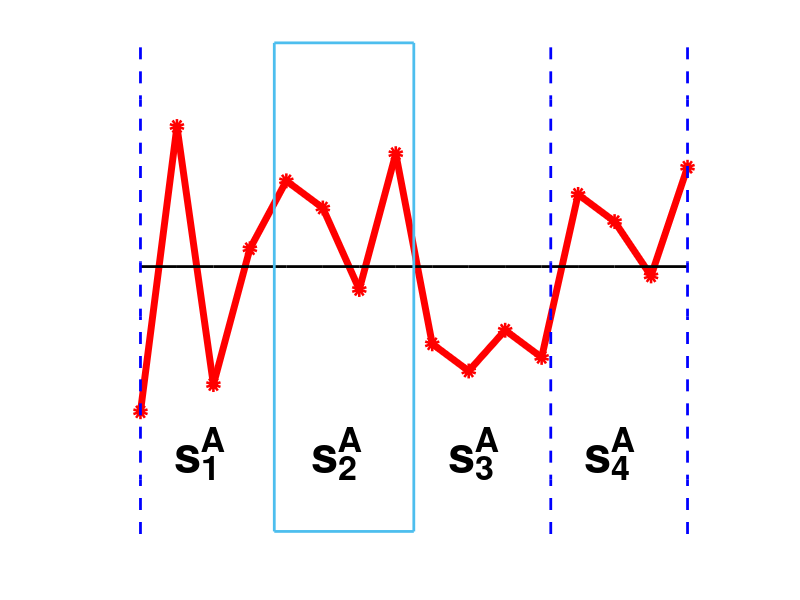
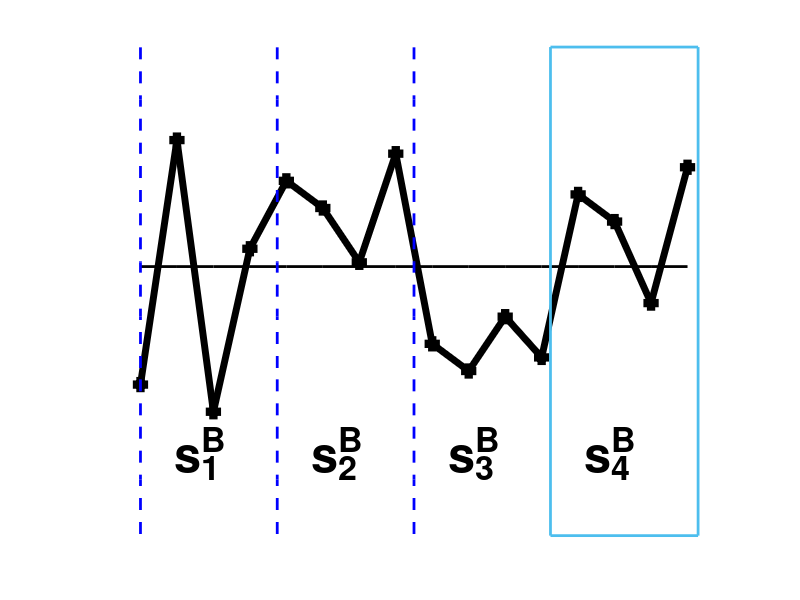
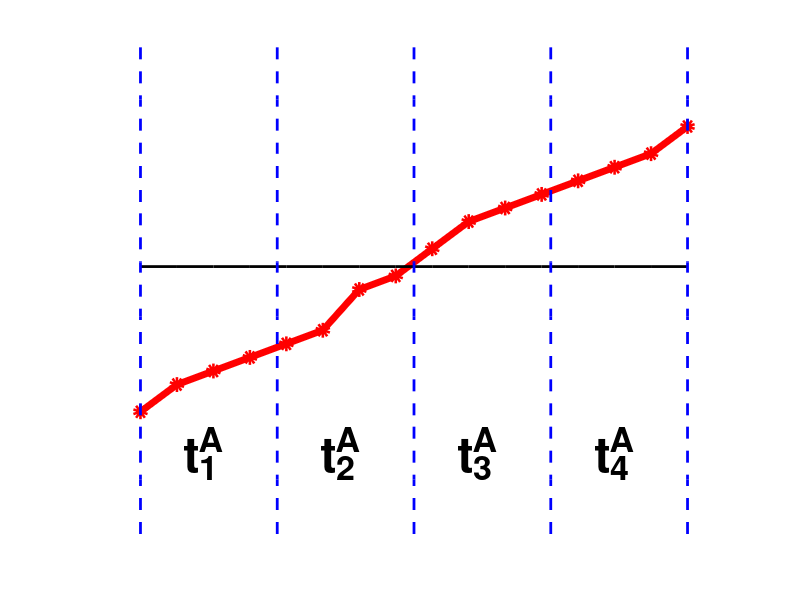
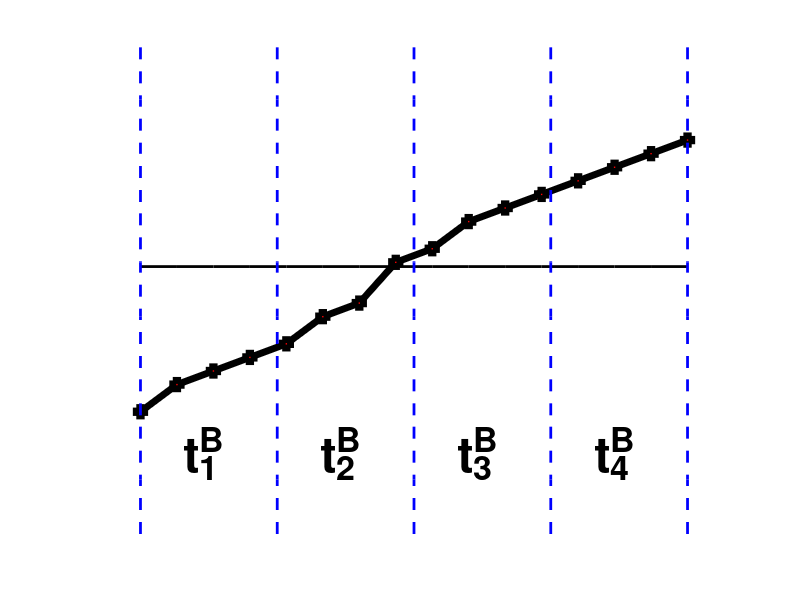

These charts were generated, in order, by the following MATLAB code:
clear all; close all; clc

textSize = 35;
noteSize = 25;

% Original RSS Sequence
% rssa = [-63, -64, -60, -62, -65, -62, -61, -63, -64, -63, -66, -64, -64, -62, -63, -62, -61, -63, -64, -62];
% rssb = [-62, -63, -60, -62, -65, -62, -61, -63, -64, -62, -66, -64, -63, -63, -64, -62, -61, -63, -64, -63];
rssa = [-68.5, -58, -67.5, -62.5, -60, -61, -64, -59, -66, -67, -65.5, -66.5, -60.5, -61.5, -63.5, -59.5];
rssb = [-67.5, -58.5, -68.5, -62.5, -60, -61, -63, -59, -66, -67, -65, -66.5, -60.5, -61.5, -64.5, -59.5];
xliml = -1;
xlimr = 16;
ylimd = -73;
ylimu = -55;
range = ylimd:2:ylimu;

figure1=figure(1);
plot(0:15, rssa, 'ro-', 'MarkerFaceColor', 'r', 'LineWidth',5)
hold on
plot(0:15, ones(1,16)*mean(rssa), 'k-', 'LineWidth',2)
hold on
plot(ones(1,length(range))*0, range, 'b--', 'LineWidth', 2)
hold on
% plot(ones(1,length(range))*(15/4), range, 'b--', 'LineWidth', 2)
% hold on
% plot(ones(1,length(range))*(15/4*2), range, 'b--', 'LineWidth', 2)
% hold on
plot(ones(1,length(range))*(15/4*3), range, 'b--', 'LineWidth', 2)
hold on
plot(ones(1,length(range))*15, range, 'b--', 'LineWidth', 2)
hold on
for p = 1:4
    txt = ['s^A_' num2str(p)];
    text((p-1)*(15/4)+(15/4)/4, ylimd+3, txt, 'FontSize',textSize, 'FontWeight','bold');
    hold on
end
xlim([xliml xlimr])
ylim([ylimd ylimu])
set(gca,'xtick',[],'xticklabel',[],'ytick',[],'yticklabel',[])
set(gca,'xcolor', 'none', 'ycolor', 'none');

% 创建 rectangle
annotation(figure1,'rectangle',...
    [0.342857142857142 0.114285714285714 0.174404761904762 0.814285714285715],...
    'Color',[0.301960784313725 0.745098039215686 0.933333333333333],...
    'LineWidth',2);

% % 创建 rectangle
% annotation(figure1,'rectangle',...
%     [0.692261904761903 0.107142857142857 0.174404761904762 0.814285714285715],...
%     'Color',[0.392156862745098 0.831372549019608 0.0745098039215686],...
%     'LineWidth',2,...
%     'LineStyle','--');

% annotation(figure1,'textbox',...
%     [0.335523809523808 0.790476190476198 0.159714285714286 0.126984126984128],...
%     'String',{'Incorrectly','Matched','with $s^B_4$'},...
%     'Interpreter','latex',...
%     'FontWeight','bold',...
%     'FontSize',15,...
%     'FontUnits','pixels',...
%     'FontAngle','italic',...
%     'FitBoxToText','off',...
%     'EdgeColor','none');

print('feasi_a','-depsc')
% print('feasi_a','-dtiff')

figure2=figure(2);
plot(0:15, rssb, 'ks-', 'MarkerFaceColor', 'k', 'LineWidth',5)
hold on
plot(0:15, ones(1,16)*mean(rssa), 'k-', 'LineWidth',2)
hold on
plot(ones(1,length(range))*0, range, 'b--', 'LineWidth', 2)
hold on
plot(ones(1,length(range))*(15/4), range, 'b--', 'LineWidth', 2)
hold on
plot(ones(1,length(range))*(15/4*2), range, 'b--', 'LineWidth', 2)
hold on
% plot(ones(1,length(range))*(15/4*3), range, 'b--', 'LineWidth', 2)
% hold on
% plot(ones(1,length(range))*15, range, 'b--', 'LineWidth', 2)
% hold on
for p = 1:4
    txt = ['s^B_' num2str(p)];
    text((p-1)*(15/4)+(15/4)/4, ylimd+3, txt, 'FontSize',textSize, 'FontWeight','bold');
    hold on
end
xlim([xliml xlimr])
ylim([ylimd ylimu])
set(gca,'xtick',[],'xticklabel',[],'ytick',[],'yticklabel',[])
set(gca,'xcolor', 'none', 'ycolor', 'none');

% % 创建 rectangle
% annotation(figure2,'rectangle',...
%     [0.341666666666667 0.107142857142857 0.173809523809524 0.814285714285715],...
%     'Color',[0.392156862745098 0.831372549019608 0.0745098039215686],...
%     'LineWidth',2,...
%     'LineStyle','--');

% 创建 rectangle
annotation(figure2,'rectangle',...
    [0.688095238095238 0.107285714285714 0.18452380952381 0.814285714285715],...
    'Color',[0.301960784313725 0.745098039215686 0.933333333333333],...
    'LineWidth',2);

% % 创建 textbox
% annotation(figure2,'textbox',...
%     [0.686714285714285 0.76825396825397 0.170428571428572 0.147619047619051],...
%     'String',{'Incorrectly','Matched','with $s^B_4$'},...
%     'Interpreter','latex',...
%     'FontWeight','bold',...
%     'FontSize',15,...
%     'FontName','Arial',...
%     'FitBoxToText','off',...
%     'EdgeColor','none');

print('feasi_b','-depsc')
% print('feasi_b','-dtiff')


% Sorting
sorta = sort(rssa);
sortb = sort(rssb);

figure(21)
plot(0:15, sorta, 'ro-', 'MarkerFaceColor', 'r', 'LineWidth',5)
hold on
plot(0:15, ones(1,16)*mean(rssa), 'k-', 'LineWidth',2)
hold on
plot(ones(1,length(range))*0, range, 'b--', 'LineWidth', 2)
hold on
plot(ones(1,length(range))*(15/4), range, 'b--', 'LineWidth', 2)
hold on
plot(ones(1,length(range))*(15/4*2), range, 'b--', 'LineWidth', 2)
hold on
plot(ones(1,length(range))*(15/4*3), range, 'b--', 'LineWidth', 2)
hold on
plot(ones(1,length(range))*15, range, 'b--', 'LineWidth', 2)
hold on
for p = 1:4
    txt = ['t^A_' num2str(p)];
    text((p-1)*(15/4)+(15/4)/4+0.25, ylimd+3, txt, 'FontSize',textSize, 'FontWeight','bold');
    hold on
end
xlim([xliml xlimr])
ylim([ylimd ylimu])

set(gca,'xtick',[],'xticklabel',[],'ytick',[],'yticklabel',[])
set(gca,'xcolor', 'none', 'ycolor', 'none');
print('sort_feasi_a','-depsc')
% print('sort_feasi_a','-dtiff')

figure(22)
plot(0:15, sortb, 'ks-', 'MarkerFaceColor', 'r', 'LineWidth',5)
hold on
plot(0:15, ones(1,16)*mean(rssa), 'k-', 'LineWidth',2)
hold on
plot(ones(1,length(range))*0, range, 'b--', 'LineWidth', 2)
hold on
plot(ones(1,length(range))*(15/4), range, 'b--', 'LineWidth', 2)
hold on
plot(ones(1,length(range))*(15/4*2), range, 'b--', 'LineWidth', 2)
hold on
plot(ones(1,length(range))*(15/4*3), range, 'b--', 'LineWidth', 2)
hold on
plot(ones(1,length(range))*15, range, 'b--', 'LineWidth', 2)
hold on
for p = 1:4
    txt = ['t^B_' num2str(p)];
    text((p-1)*(15/4)+(15/4)/4+0.25, ylimd+3, txt, 'FontSize',textSize, 'FontWeight','bold');
    hold on
end
xlim([xliml xlimr])
ylim([ylimd ylimu])
set(gca,'xtick',[],'xticklabel',[],'ytick',[],'yticklabel',[])
set(gca,'xcolor', 'none', 'ycolor', 'none');
print('sort_feasi_b','-depsc')
